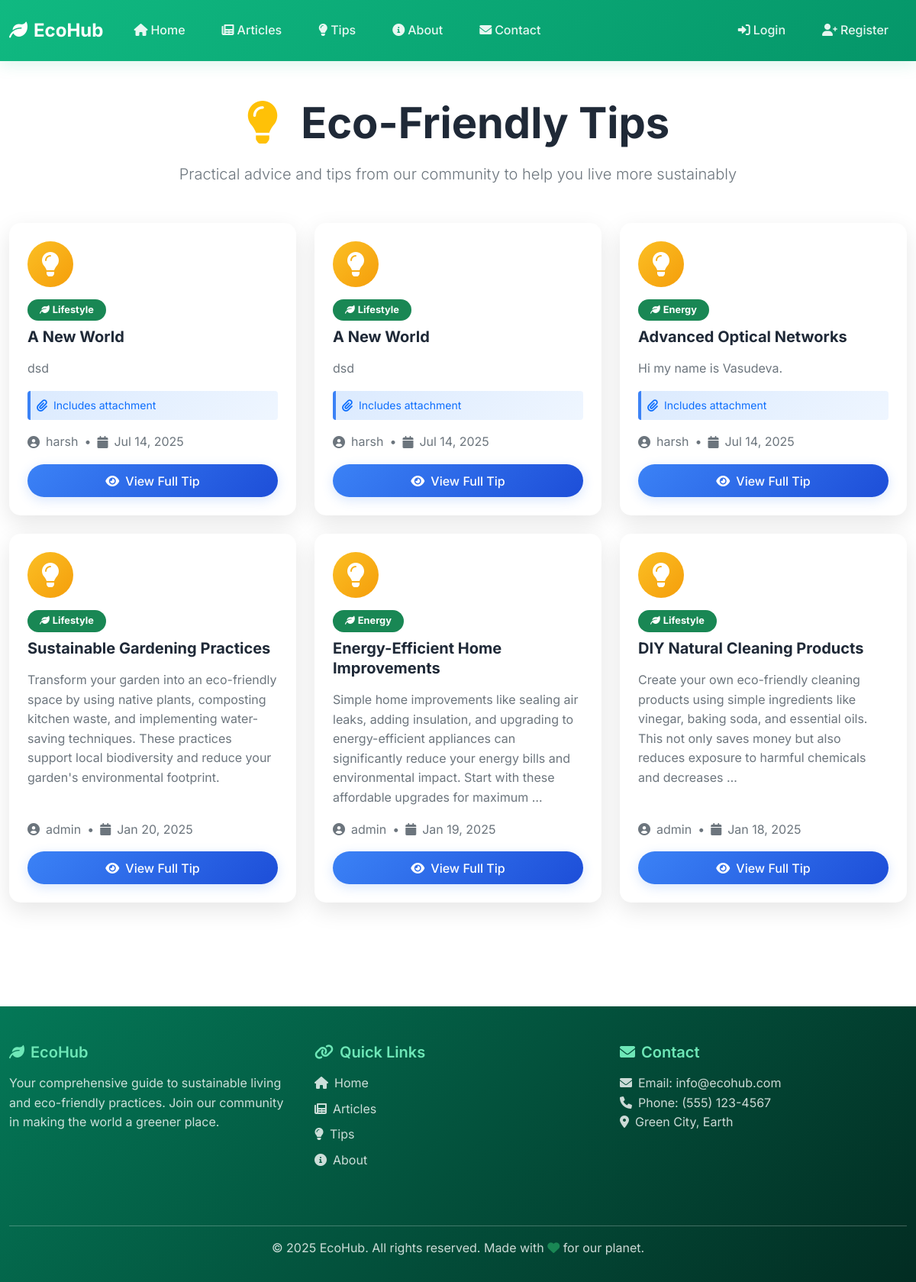
The app's page /tips/ with its own data.
### tips/models.py (models this page shows, shortened)
class Tip(models.Model):
    CATEGORY_CHOICES = [
        ('energy', 'Renewable Energy'),
        ('lifestyle', 'Green Lifestyle'),
        ('tech', 'Eco Technology'),
        ('news', 'Sustainability News'),
    ]
    title = models.CharField(max_length=200)
    description = models.TextField()
    user = models.ForeignKey(User, on_delete=models.CASCADE)
    category = models.CharField(max_length=50, choices=CATEGORY_CHOICES)
    file_upload = models.FileField(upload_to='tip_uploads/', blank=True, null=True)
    created_at = models.DateTimeField(auto_now_add=True)

### tips/views.py (the view)
# urls.py: path('', views.TipListView.as_view(), name='tip-list'),
class TipListView(ListView):
    model = Tip
    template_name = 'tips/tip_list.html'
    context_object_name = 'tips'
    ordering = ['-created_at']

### tips/templates/tips/tip_list.html (shortened to what this page needs)
{% extends 'base.html' %}
{% block content %}
<div class="tips-section py-5">
    <div class="container">
        <div class="section-header text-center mb-5">
            <h1 class="display-4 fw-bold mb-3" style="color: var(--text-dark);">
                <i class="fas fa-lightbulb me-3 text-warning"></i>
                Eco-Friendly Tips
            </h1>
            <p class="lead text-muted mb-4">
                Practical advice and tips from our community to help you live more sustainably
            </p>
        </div>
        <div class="row">
            {% for tip in tips %}
                <div class="col-lg-6 col-xl-4 mb-4">
                    <div class="card h-100 shadow-custom tip-card">
                        <div class="card-body d-flex flex-column">
                            <div class="tip-icon mb-3">
                                <div class="icon-container" style="width: 60px; height: 60px; background: linear-gradient(135deg, #fbbf24 0%, #f59e0b 100%); border-radius: 50%; display: flex; align-items: center; justify-content: center;">
                                    <i class="fas fa-lightbulb fa-2x text-white"></i>
                                </div>
                            </div>
                            <div class="tip-category mb-2">
                                <span class="badge bg-success" style="border-radius: 20px; padding: 0.5rem 1rem; font-size: 0.8rem;">
                                    <i class="fas fa-leaf me-1"></i>{{ tip.category|title }}
                                </span>
                            </div>
                            <h5 class="card-title fw-bold mb-3" style="color: var(--text-dark); line-height: 1.3;">
                                {{ tip.title }}
                            </h5>
                            <p class="card-text text-muted mb-3 flex-grow-1">
                                {{ tip.description|truncatewords:30 }}
                            </p>
                            {% if tip.file_upload %}
                                <div class="attachment-indicator mb-3">
                                    <div class="d-flex align-items-center p-2 rounded" style="background: linear-gradient(135deg, #dbeafe 0%, #eff6ff 100%); border-left: 4px solid #3b82f6;">
                                        <i class="fas fa-paperclip me-2 text-primary"></i>
                                        <small class="text-primary fw-medium">Includes attachment</small>
                                    </div>
                                </div>
                            {% endif %}
                            <div class="tip-meta mb-3">
                                <div class="d-flex align-items-center text-muted">
                                    <div class="author-info d-flex align-items-center">
                                        <i class="fas fa-user-circle me-2"></i>
                                        <span class="fw-medium">{{ tip.user.username }}</span>
                                    </div>
                                    <span class="mx-2">•</span>
                                    <div class="date-info d-flex align-items-center">
                                        <i class="fas fa-calendar me-2"></i>
                                        <span>{{ tip.created_at|date:"M d, Y" }}</span>
                                    </div>
                                </div>
                            </div>
                            <div class="card-actions">
                                <a href="{% url 'tip-detail' tip.pk %}" class="btn btn-primary w-100">
                                    <i class="fas fa-eye me-2"></i>View Full Tip
                                </a>
                            </div>
                        </div>
                    </div>
                </div>
            {% endfor %}
        </div>
    </div>
</div>
{% endblock %}

### templates/base.html (style rules this page uses)
:root { --primary-green: #2e7d32; --light-green: #4caf50; --dark-green: #1b5e20; --accent-green: #81c784; --bg-light: #f1f8e9; --text-dark: #2e2e2e; --text-light: #5e5e5e; }
body { font-family: 'Segoe UI', Tahoma, Geneva, Verdana, sans-serif; background-color: #f8f9fa; }
.shadow-custom { box-shadow: 0 4px 6px rgba(0, 0, 0, 0.1); }
.card { border: none; border-radius: 15px; transition: transform 0.3s ease, box-shadow 0.3s ease; }
:root { --primary-green: #10b981; --secondary-green: #059669; --light-green: #d1fae5; --dark-green: #047857; --accent-green: #6ee7b7; --text-dark: #1f2937; --text-light: #6b7280; --bg-light: #f9fafb; --border-color: #e5e7eb; }
* { margin: 0; padding: 0; box-sizing: border-box; }
body { font-family: 'Inter', -apple-system, BlinkMacSystemFont, 'Segoe UI', sans-serif; line-height: 1.6; color: var(--text-dark); background-color: #fff; }
.btn-primary { background: linear-gradient(135deg, #3b82f6 0%, #1d4ed8 100%); border: none; border-radius: 25px; padding: 0.6rem 1.5rem; font-weight: 500; transition: all 0.3s ease; box-shadow: 0 4px 15px rgba(59, 130, 246, 0.2); }
.card { border: none; border-radius: 15px; box-shadow: 0 4px 20px rgba(0, 0, 0, 0.08); transition: all 0.3s ease; overflow: hidden; }
.card-body { padding: 1.5rem; }
.card-title { color: var(--text-dark); font-weight: 600; margin-bottom: 0.75rem; }
.card-text { color: var(--text-light); line-height: 1.6; }
.container { max-width: 1200px; }
.shadow-custom { box-shadow: 0 10px 30px rgba(0, 0, 0, 0.1); }

### tips/templates/tips/tip_list.html (style rules this page uses)
.tip-card { transition: all 0.3s ease; border: none; border-radius: 15px; overflow: hidden; }
.tip-card .icon-container { transition: transform 0.3s ease; }

### records on screen
Tip: category "Lifestyle", title "A New World", description "dsd", shows "Includes attachment", user.username "harsh", created_at "Jul 14, 2025"
Tip: category "Lifestyle", title "A New World", description "dsd", shows "Includes attachment", user.username "harsh", created_at "Jul 14, 2025"
Tip: category "Energy", title "Advanced Optical Networks", description "Hi my name is Vasudeva.", shows "Includes attachment", user.username "harsh", created_at "Jul 14, 2025"
Tip: category "Lifestyle", title "Sustainable Gardening Practices", description "Transform your garden into an eco-friendly space by using native plants, composting kitchen waste, and implementing water-saving techniques. These practices support local biodiversity and reduce your garden's environmental footprint.", user.username "admin", created_at "Jan 20, 2025"
Tip: category "Energy", title "Energy-Efficient Home Improvements", description "Simple home improvements like sealing air leaks, adding insulation, and upgrading to energy-efficient appliances can significantly reduce your energy bills and environmental impact. Start with these affordable upgrades for maximum …", user.username "admin", created_at "Jan 19, 2025"
Tip: category "Lifestyle", title "DIY Natural Cleaning Products", description "Create your own eco-friendly cleaning products using simple ingredients like vinegar, baking soda, and essential oils. This not only saves money but also reduces exposure to harmful chemicals and decreases …", user.username "admin", created_at "Jan 18, 2025"
